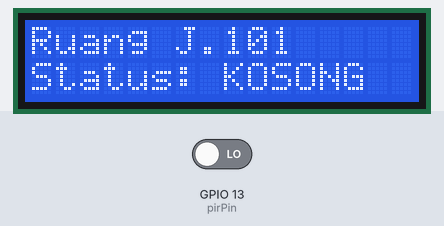
Recording of a sketch running on a simulated ESP32. Shown: 16×2 character LCD. The test bench sets the inputs (shaded band); at power-on: GPIO 13 (pirPin) LOW. What the sketch prints to the serial monitor is not drawn.

Above: at 11.2 s.
11.3 s: GPIO 13 (pirPin) driven HIGH
At 12.1 s:
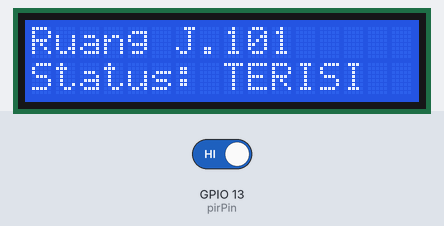
Timing chart, 0 to 14.3 s (numbered marks = the images above; inputs shaded):
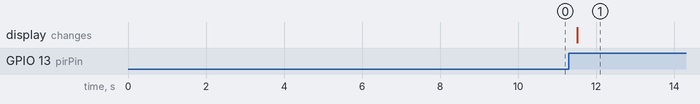

Measured:
- after the input at 11.3 s, the display: changes after 0.21 s (image 1)

The sketch:

cek-tulisan-lcd.ino
```cpp
#include <Wire.h>
#include <LiquidCrystal_I2C.h>

LiquidCrystal_I2C lcd(0x27, 16, 2);

const int pirPin = 13;

// Pengaturan Waktu Tunggu Tahan Status (10 detik untuk tes)
const unsigned long HOLD_TIME = 10000;

unsigned long lastMotionTime = 0;
bool statusTerisi = false;

void setup() {
  Serial.begin(115200);

  // Gunakan INPUT_PULLDOWN internal ESP32 agar pin tidak mudah menangkap sinyal statis
  pinMode(pirPin, INPUT_PULLDOWN);

  lcd.init();
  lcd.backlight();

  lcd.setCursor(0, 0);
  lcd.print("Ruang J.101");
  lcd.setCursor(0, 1);
  lcd.print("Status: KOSONG ");

  Serial.println("=========================================");
  Serial.println("   Sistem Okupansi (Kalibrasi PIR)");
  Serial.println("=========================================");
  Serial.println("Pemanasan sensor 10 detik...");
  delay(10000); // Waktu kalibrasi awal sensor PIR
  Serial.println("Sensor PIR SIAP!");
}

void loop() {
  int pirState = digitalRead(pirPin);
  unsigned long currentMillis = millis();

  // Jika PIR mendeteksi sinyal HIGH (ada gerakan)
  if (pirState == HIGH) {
    lastMotionTime = currentMillis; // Reset timer waktu gerakan terakhir

    if (!statusTerisi) {
      statusTerisi = true;
      lcd.setCursor(0, 1);
      lcd.print("Status: TERISI ");
      Serial.println("[EVENT] Ada Gerakan! Status -> TERISI");
    }
  }

  // Jika status TERISI dan tidak ada gerakan selama melebihi HOLD_TIME
  if (statusTerisi && (currentMillis - lastMotionTime >= HOLD_TIME)) {
    statusTerisi = false;
    lcd.setCursor(0, 1);
    lcd.print("Status: KOSONG ");
    Serial.println("[EVENT] Waktu Tunggu Habis! Status -> KOSONG");
  }

  delay(200);
}
```
